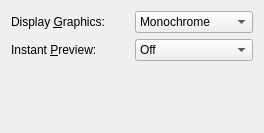
<ui version="4.0" >
 <author></author>
 <comment></comment>
 <exportmacro></exportmacro>
 <class>QPrefDisplayUi</class>
 <widget class="QWidget" name="QPrefDisplayUi" >
  <property name="geometry" >
   <rect>
    <x>0</x>
    <y>0</y>
    <width>264</width>
    <height>133</height>
   </rect>
  </property>
  <property name="windowTitle" >
   <string/>
  </property>
  <layout class="QGridLayout" >
   <property name="margin" >
    <number>11</number>
   </property>
   <property name="spacing" >
    <number>6</number>
   </property>
   <item row="0" column="0" >
    <layout class="QGridLayout" >
     <property name="margin" >
      <number>0</number>
     </property>
     <property name="spacing" >
      <number>6</number>
     </property>
     <item row="0" column="0" >
      <widget class="QLabel" name="displayGraphicsLA" >
       <property name="text" >
        <string>Display &amp;Graphics:</string>
       </property>
       <property name="buddy" >
        <cstring>displayGraphicsCO</cstring>
       </property>
      </widget>
     </item>
     <item row="1" column="1" >
      <widget class="QComboBox" name="instantPreviewCO" >
       <item>
        <property name="text" >
         <string>Off</string>
        </property>
       </item>
       <item>
        <property name="text" >
         <string>No math</string>
        </property>
       </item>
       <item>
        <property name="text" >
         <string>On</string>
        </property>
       </item>
      </widget>
     </item>
     <item row="0" column="1" >
      <widget class="QComboBox" name="displayGraphicsCO" >
       <item>
        <property name="text" >
         <string>Monochrome</string>
        </property>
       </item>
       <item>
        <property name="text" >
         <string>Grayscale</string>
        </property>
       </item>
       <item>
        <property name="text" >
         <string>Color</string>
        </property>
       </item>
       <item>
        <property name="text" >
         <string>Do not display</string>
        </property>
       </item>
      </widget>
     </item>
     <item row="1" column="0" >
      <widget class="QLabel" name="instantPreviewLA" >
       <property name="text" >
        <string>Instant &amp;Preview:</string>
       </property>
       <property name="buddy" >
        <cstring>instantPreviewCO</cstring>
       </property>
      </widget>
     </item>
    </layout>
   </item>
   <item row="1" column="0" >
    <spacer>
     <property name="orientation" >
      <enum>Qt::Vertical</enum>
     </property>
     <property name="sizeType" >
      <enum>QSizePolicy::Expanding</enum>
     </property>
     <property name="sizeHint" >
      <size>
       <width>20</width>
       <height>20</height>
      </size>
     </property>
    </spacer>
   </item>
  </layout>
 </widget>
 <pixmapfunction></pixmapfunction>
 <includes>
  <include location="local" >qt_helpers.h</include>
 </includes>
 <tabstops>
  <tabstop>displayGraphicsCO</tabstop>
  <tabstop>instantPreviewCO</tabstop>
 </tabstops>
 <resources/>
 <connections/>
</ui>
